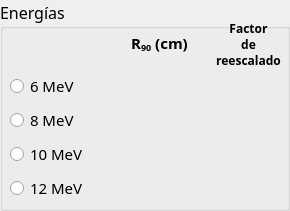
         <widget class="QGroupBox" name="groupBox_3">
          <property name="font">
           <font>
            <family>Lucida Sans</family>
            <pointsize>12</pointsize>
           </font>
          </property>
          <property name="title">
           <string>Energías</string>
          </property>
          <widget class="QWidget" name="gridLayoutWidget">
           <property name="geometry">
            <rect>
             <x>10</x>
             <y>20</y>
             <width>271</width>
             <height>182</height>
            </rect>
           </property>
           <layout class="QGridLayout" name="gridLayout" columnstretch="2,0,0,0">
            <item row="4" column="1">
             <widget class="QLabel" name="label_12MeV">
              <property name="font">
               <font>
                <family>Lucida Sans</family>
                <pointsize>11</pointsize>
               </font>
              </property>
              <property name="text">
               <string/>
              </property>
              <property name="alignment">
               <set>Qt::AlignmentFlag::AlignCenter</set>
              </property>
             </widget>
            </item>
            <item row="4" column="2">
             <widget class="QLabel" name="label_rescale_ico_12">
              <property name="enabled">
               <bool>true</bool>
              </property>
              <property name="sizePolicy">
               <sizepolicy hsizetype="Preferred" vsizetype="Preferred">
                <horstretch>16</horstretch>
                <verstretch>16</verstretch>
               </sizepolicy>
              </property>
              <property name="maximumSize">
               <size>
                <width>16</width>
                <height>16</height>
               </size>
              </property>
              <property name="toolTip">
               <string>CUIDADO! No se recomienda usar esta combinación de cono/bisel y energía</string>
              </property>
              <property name="whatsThis">
               <string/>
              </property>
              <property name="text">
               <string/>
              </property>
              <property name="scaledContents">
               <bool>true</bool>
              </property>
             </widget>
            </item>
            <item row="0" column="1">
             <widget class="QLabel" name="label_11">
              <property name="font">
               <font>
                <family>Lucida Sans</family>
                <pointsize>11</pointsize>
                <bold>true</bold>
               </font>
              </property>
              <property name="text">
               <string>&lt;html&gt;&lt;head/&gt;&lt;body&gt;&lt;p&gt;R&lt;span style=&quot; vertical-align:sub;&quot;&gt;90&lt;/span&gt; (cm)&lt;/p&gt;&lt;/body&gt;&lt;/html&gt;</string>
              </property>
              <property name="alignment">
               <set>Qt::AlignmentFlag::AlignCenter</set>
              </property>
             </widget>
            </item>
            <item row="2" column="1">
             <widget class="QLabel" name="label_8MeV">
              <property name="font">
               <font>
                <family>Lucida Sans</family>
                <pointsize>11</pointsize>
               </font>
              </property>
              <property name="text">
               <string/>
              </property>
              <property name="alignment">
               <set>Qt::AlignmentFlag::AlignCenter</set>
              </property>
             </widget>
            </item>
            <item row="1" column="2">
             <widget class="QLabel" name="label_rescale_ico_6">
              <property name="enabled">
               <bool>true</bool>
              </property>
              <property name="sizePolicy">
               <sizepolicy hsizetype="Preferred" vsizetype="Preferred">
                <horstretch>16</horstretch>
                <verstretch>16</verstretch>
               </sizepolicy>
              </property>
              <property name="maximumSize">
               <size>
                <width>16</width>
                <height>16</height>
               </size>
              </property>
              <property name="toolTip">
               <string/>
              </property>
              <property name="whatsThis">
               <string/>
              </property>
              <property name="text">
               <string/>
              </property>
              <property name="scaledContents">
               <bool>true</bool>
              </property>
             </widget>
            </item>
            <item row="3" column="2">
             <widget class="QLabel" name="label_rescale_ico_10">
              <property name="enabled">
               <bool>true</bool>
              </property>
              <property name="sizePolicy">
               <sizepolicy hsizetype="Preferred" vsizetype="Preferred">
                <horstretch>16</horstretch>
                <verstretch>16</verstretch>
               </sizepolicy>
              </property>
              <property name="maximumSize">
               <size>
                <width>16</width>
                <height>16</height>
               </size>
              </property>
              <property name="toolTip">
               <string>CUIDADO! No se recomienda usar esta combinación de cono/bisel y energía</string>
              </property>
              <property name="whatsThis">
               <string/>
              </property>
              <property name="text">
               <string/>
              </property>
              <property name="scaledContents">
               <bool>true</bool>
              </property>
             </widget>
            </item>
            <item row="4" column="0">
             <widget class="QRadioButton" name="radio4">
              <property name="font">
               <font>
                <family>Lucida Sans</family>
                <pointsize>11</pointsize>
               </font>
              </property>
              <property name="text">
               <string>12 MeV</string>
              </property>
             </widget>
            </item>
            <item row="1" column="0">
             <widget class="QRadioButton" name="radio1">
              <property name="font">
               <font>
                <family>Lucida Sans</family>
                <pointsize>11</pointsize>
               </font>
              </property>
              <property name="text">
               <string>6 MeV</string>
              </property>
             </widget>
            </item>
            <item row="3" column="0">
             <widget class="QRadioButton" name="radio3">
              <property name="font">
               <font>
                <family>Lucida Sans</family>
                <pointsize>11</pointsize>
               </font>
              </property>
              <property name="text">
               <string>10 MeV</string>
              </property>
             </widget>
            </item>
            <item row="1" column="1">
             <widget class="QLabel" name="label_6MeV">
              <property name="font">
               <font>
                <family>Lucida Sans</family>
                <pointsize>11</pointsize>
               </font>
              </property>
              <property name="text">
               <string/>
              </property>
              <property name="alignment">
               <set>Qt::AlignmentFlag::AlignCenter</set>
              </property>
             </widget>
            </item>
            <item row="3" column="1">
             <widget class="QLabel" name="label_10MeV">
              <property name="font">
               <font>
                <family>Lucida Sans</family>
                <pointsize>11</pointsize>
               </font>
              </property>
              <property name="text">
               <string/>
              </property>
              <property name="alignment">
               <set>Qt::AlignmentFlag::AlignCenter</set>
              </property>
             </widget>
            </item>
            <item row="2" column="0">
             <widget class="QRadioButton" name="radio2">
              <property name="font">
               <font>
                <family>Lucida Sans</family>
                <pointsize>11</pointsize>
               </font>
              </property>
              <property name="text">
               <string>8 MeV</string>
              </property>
             </widget>
            </item>
            <item row="2" column="2">
             <widget class="QLabel" name="label_rescale_ico_8">
              <property name="enabled">
               <bool>true</bool>
              </property>
              <property name="sizePolicy">
               <sizepolicy hsizetype="Preferred" vsizetype="Preferred">
                <horstretch>16</horstretch>
                <verstretch>16</verstretch>
               </sizepolicy>
              </property>
              <property name="maximumSize">
               <size>
                <width>16</width>
                <height>16</height>
               </size>
              </property>
              <property name="toolTip">
               <string>CUIDADO! No se recomienda usar esta combinación de cono/bisel y energía</string>
              </property>
              <property name="whatsThis">
               <string/>
              </property>
              <property name="text">
               <string/>
              </property>
              <property name="scaledContents">
               <bool>true</bool>
              </property>
             </widget>
            </item>
            <item row="2" column="3">
             <widget class="QLabel" name="label_rescale_f_8">
              <property name="font">
               <font>
                <family>Lucida Sans</family>
                <pointsize>8</pointsize>
                <bold>false</bold>
               </font>
              </property>
              <property name="text">
               <string/>
              </property>
              <property name="alignment">
               <set>Qt::AlignmentFlag::AlignCenter</set>
              </property>
             </widget>
            </item>
            <item row="0" column="3">
             <widget class="QLabel" name="label_35">
              <property name="font">
               <font>
                <family>Lucida Sans</family>
                <pointsize>9</pointsize>
                <bold>true</bold>
               </font>
              </property>
              <property name="text">
               <string>&lt;html&gt;&lt;head/&gt;&lt;body&gt;&lt;p align=&quot;center&quot;&gt;Factor&lt;br/&gt;de&lt;br/&gt;reescalado&lt;/p&gt;&lt;/body&gt;&lt;/html&gt;</string>
              </property>
              <property name="alignment">
               <set>Qt::AlignmentFlag::AlignCenter</set>
              </property>
             </widget>
            </item>
            <item row="1" column="3">
             <widget class="QLabel" name="label_rescale_f_6">
              <property name="font">
               <font>
                <family>Lucida Sans</family>
                <pointsize>8</pointsize>
                <bold>false</bold>
               </font>
              </property>
              <property name="text">
               <string/>
              </property>
              <property name="alignment">
               <set>Qt::AlignmentFlag::AlignCenter</set>
              </property>
             </widget>
            </item>
            <item row="3" column="3">
             <widget class="QLabel" name="label_rescale_f_10">
              <property name="font">
               <font>
                <family>Lucida Sans</family>
                <pointsize>8</pointsize>
                <bold>false</bold>
               </font>
              </property>
              <property name="text">
               <string/>
              </property>
              <property name="alignment">
               <set>Qt::AlignmentFlag::AlignCenter</set>
              </property>
             </widget>
            </item>
            <item row="4" column="3">
             <widget class="QLabel" name="label_rescale_f_12">
              <property name="font">
               <font>
                <family>Lucida Sans</family>
                <pointsize>8</pointsize>
                <bold>false</bold>
               </font>
              </property>
              <property name="text">
               <string/>
              </property>
              <property name="alignment">
               <set>Qt::AlignmentFlag::AlignCenter</set>
              </property>
             </widget>
            </item>
           </layout>
          </widget>
         </widget>
